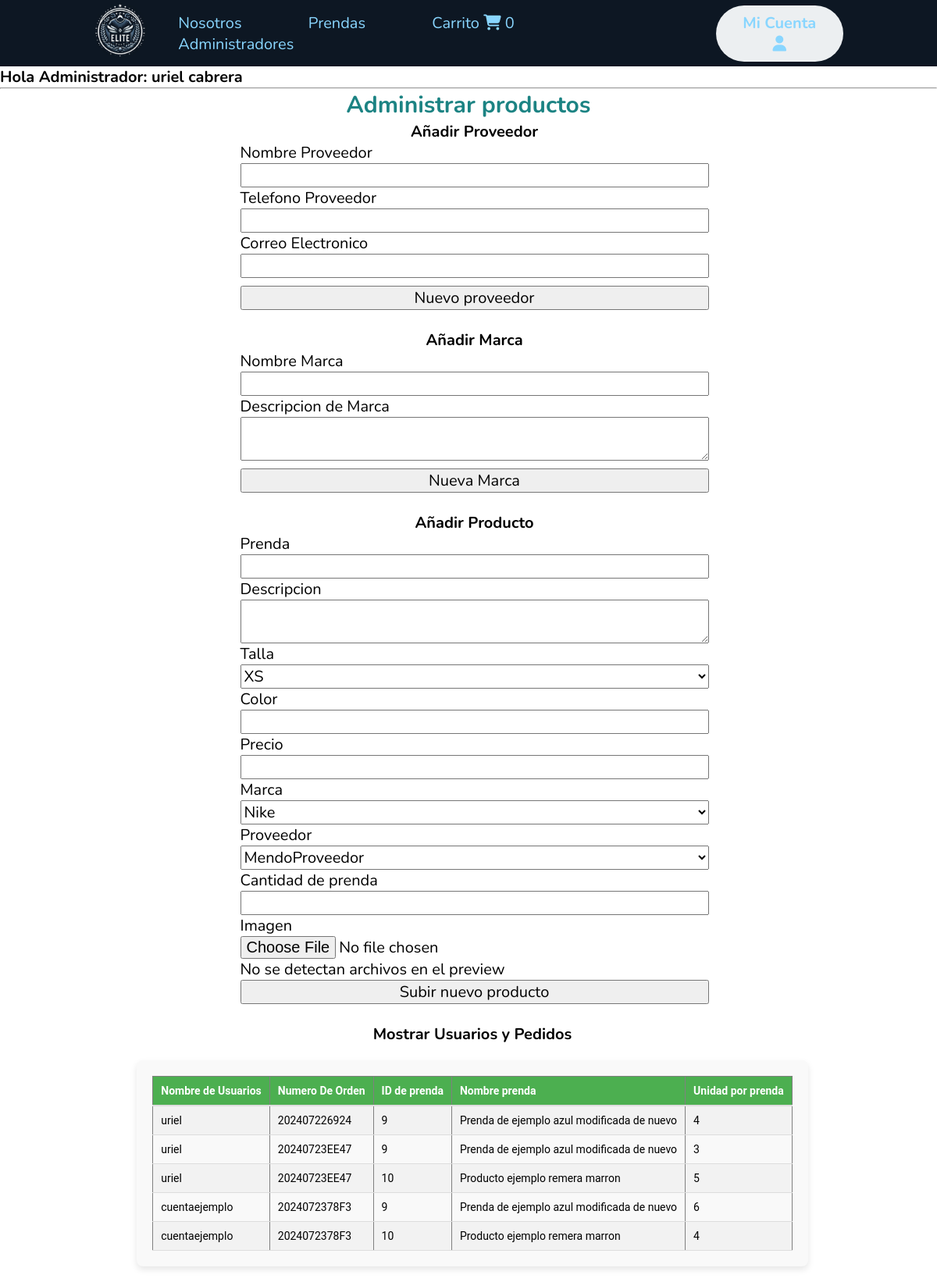
The app's page /administrador/administrador.php (signed in) with its own data.
### tables this page shows
CREATE TABLE `carrito` (
  `id_carrito` int(10) UNSIGNED NOT NULL,
  `id_orden` varchar(100) NOT NULL,
  `id_usuario` int(10) UNSIGNED DEFAULT NULL,
  `id_prenda` int(10) UNSIGNED DEFAULT NULL,
  `cantidad` int(10) UNSIGNED DEFAULT NULL,
  `fecha` timestamp NULL DEFAULT current_timestamp() ON UPDATE current_timestamp()
);

CREATE TABLE `usuario` (
  `id_usuario` int(10) UNSIGNED NOT NULL,
  `nombre` varchar(30) DEFAULT NULL,
  `apellido` varchar(30) DEFAULT NULL,
  `correo` varchar(30) DEFAULT NULL,
  `contrasena` varchar(100) DEFAULT NULL,
  `tipo_de_usuario` varchar(20) DEFAULT NULL
);

CREATE TABLE `prenda` (
  `id_prenda` int(10) UNSIGNED NOT NULL,
  `id_marca` int(10) UNSIGNED DEFAULT NULL,
  `id_proveedor` int(10) UNSIGNED DEFAULT NULL,
  `nombre` varchar(100) DEFAULT NULL,
  `descripcion` varchar(100) DEFAULT NULL,
  `color` varchar(30) DEFAULT NULL,
  `talle` varchar(30) DEFAULT NULL,
  `imagen` varchar(100) DEFAULT NULL,
  `precio` int(10) UNSIGNED DEFAULT NULL,
  `cantidad` int(200) UNSIGNED NOT NULL
);

### administrador/administrador.php (the view, shortened to what this page needs)
<!DOCTYPE html>
<html lang="en">
<head>
    <link rel="stylesheet" href="./../CSS/administrador.css">
</head>
<body>
    <header class="header">
        <div class="logo">
            <a href="./../index.php"><img src="./../img/logo-marca-nuevo.jpg" alt="Logo de la marca"></a>
        </div>
        <nav>
            <ul>
                <li class="#Nosotros"><a href="./../nosotros.php">Nosotros</a></li>
                <li class="#Productos"><a href="./../productos.php">Prendas</a></li>
                <li class="carrito"><a href="./../carrito.php" class="carrito">Carrito <i class="fa-solid fa-cart-shopping"></i></a>
                    <span class="carrito-contador">
                        <?php echo isset($_SESSION["carrito"]) ? count($_SESSION["carrito"]) : 0; ?>
                    </span>
                </li>
                <?php
                if (isset($_SESSION['tipo_de_usuario']) && $_SESSION['tipo_de_usuario'] == 1) { ?>
                    <li class="#administrador"><a href="./../administrador/administrador.php">Administradores</a></li>
                <?php }; ?>
            </ul>
        </nav>
        <div class="ingreso">
            <?php
            if (isset($_SESSION['nombre'])) { ?>
                <a href="./../pagina_perfil.php" class="registrar"><button>Mi Cuenta <i class="fa-solid fa-user"></i></button></a>
            <?php } else { ?>
                <a href="./../login.php" class="registrar"><button>Ingresar <i class="fa-solid fa-user"></i></button></a>
            <?php }; ?>
        </div>
    </header>
    <h1>Hola Administrador: <?php echo "{$_SESSION['nombre']} {$_SESSION['apellido']}"; ?></h1>
    <hr>
    <h3 class="administrador_titulo">Administrar productos</h3>
    <main class="productos">
        <div class="proveedor">
            <h4><b>Añadir Proveedor</b></h4>
            <form action="./nuevo_proveedorBD.php" method="post">
                <label for="nombre">Nombre Proveedor</label>
                <input type="text" name="nombre" required>
                <label for="telefono">Telefono Proveedor</label>
                <input type="number" name="telefono" id="nuevo_producto_precio" required>
                <label for="gmail">Correo Electronico</label>
                <input type="text" name="gmail" required>
                <input type="submit" value="Nuevo proveedor" class="btn_nuevo_proveedor">
            </form>
        </div>
        <div class="marca">
            <h4><b>Añadir Marca</b></h4>
            <form action="./nueva_marcaBD.php" method="post">
                <label for="nombre">Nombre Marca</label>
                <input type="text" name="nombre" required>
                <label for="des_de_marca">Descripcion de Marca</label>
                <textarea name="descripcion" id=""></textarea>
                <input type="submit" value="Nueva Marca" class="btn_nuevo_proveedor">
            </form>
        </div>
        <div class="producto">
            <h4><b>Añadir Producto</b></h4>
            <form action="./nuevo_productoBD.php" method="post" enctype="multipart/form-data">
                <label for="nombre">Prenda</label>
                <input type="text" name="nombre" required>
                <label for="descripcion">Descripcion</label>
                <textarea name="descripcion"></textarea>
                <label for="talla">Talla</label>
                <select name="talla" required>
                    <option value="XS">XS</option>
                </select>
                <label for="color">Color</label>
                <input type="text" name="color" required>
                <label for="precio">Precio</label>
                <input type="number" name="precio" id="nuevo_producto_precio" required>
                <label for="marca">Marca</label>
                <select name="marca" id="productos_marca">
                    <?php
                    include "./../Backend/conexionBD.php";
                    $consulta = "SELECT * FROM marcanombreidvista";
                    $resultado_marca = mysqli_query($conexion, $consulta);
                    while ($i = $resultado_marca->fetch_assoc()) {
                        echo "<option value='{$i["id_marca"]}'> {$i["nombre"]} </option>";
                    }
                    ?>
                </select>
                <label for="proveedor">Proveedor</label>
                <select name="proveedor" id="productos_proveedor">
                    <?php
                    $consulta = "CALL ObtenerProveedores();";
                    $resultado_proveedor = mysqli_query($conexion, $consulta);
                    while ($i = $resultado_proveedor->fetch_assoc()) {
                        echo "<option value='{$i["id_proveedor"]}'> {$i["nombre"]} </option>";
                    }
                    ?>
                </select>
                <label for="cantidad">Cantidad de prenda</label>
                <input type="text" name="cantidad" id="nuevo_producto_precio" required>
                <label for="imagen">Imagen</label>
                <input type="file" name="imagen" accept="image/*" class="nuevo_producto_imagen" placeholder="Ingresar el archivo de imagen" required>
                <div class="preview">
                    <p>No se detectan archivos en el preview</p>
                </div>
                <input type="submit" value="Subir nuevo producto" name="subir">
            </form>
        </div>
        <h4><b>Mostrar Usuarios y Pedidos</b></h4>
        <div class="usuarios_pedidos">
            <?php
            $consulta = "SELECT usuario.nombre, carrito.id_orden, carrito.id_prenda,carrito.cantidad,prenda.nombre as 'nombrePrenda' FROM usuario INNER JOIN carrito ON usuario.id_usuario = carrito.id_usuario INNER JOIN prenda ON prenda.id_prenda = carrito.id_prenda";
            $resultado = mysqli_query($conexion, $consulta);
            if (!$resultado) {
                echo "Error en la consulta: " . mysqli_error($conexion);
            } else {
                if ($resultado->num_rows > 0) {
                    echo "<table border='1'>";
                    echo "<tr><th>Nombre de Usuarios</th><th>Numero De Orden</th><th>ID de prenda</th><th>Nombre prenda</th><th>Unidad por prenda</th></tr>";
                    while ($row = $resultado->fetch_assoc()) {
                        echo "<tr>";
                        echo "<td>" . ($row['nombre']) . "</td>";
                        echo "<td>" . ($row['id_orden']) . "</td>";
                        echo "<td>" . ($row['id_prenda']) . "</td>";
                        echo "<td>" . ($row['nombrePrenda']) . "</td>";
                        echo "<td>" . ($row['cantidad']) . "</td>";
                        echo "</tr>";
                    }
                    echo "</table>";
                } else {
                    echo "No se encontraron usuarios con pedidos.";
                }
            }
            ?>
        </div>
    </main>
</body>
</html>

### CSS/administrador.css (style rules this page uses)
* { box-sizing: border-box; margin: 0; padding: 0; font-family: 'Nunito', sans-serif; font-size: 20px; }
a { text-decoration: none; }
body { background-color: #ffffff; }
header { background-color: #0d1723; display: flex; justify-content: space-between; align-items: center; height: 85px; padding: 5px 10%; color: #89d6ff; }
.header .logo img { height: 70px; width: auto; transition: 0.3s; border-radius: 50px; }
.header nav { list-style: none; }
.header nav li { display: inline-block; padding: 0 20px; transition: 0.3s; }
.header a { text-decoration: none; font-size: 700; color: #89d6ff; }
.carrito { color: #89d6ff; }
.ingreso { transition: 0.3s; }
.ingreso .registrar { color: #89d6ff; }
.header .ingreso button { font-weight: 700; padding: 9px 25px; color: #89d6ff; background: #eceff1; border: none; border-radius: 50px; cursor: pointer; transition: all 0.3s ease 0s; }
.administrador_titulo { text-align: center; color: rgba(24, 129, 129, 0.986); font-size: 30px; }
.productos { display: flex; flex-direction: column; width: 100%; margin-left: 5px; }
.proveedor { display: flex; flex-direction: column; width: 50%; margin-left: 5px; }
h4 { text-align: center; }
.proveedor form[action="./nuevo_proveedorBD.php"] { display: flex; flex-direction: column; }
.proveedor form[action="./nuevo_proveedorBD.php"] .btn_nuevo_proveedor { margin-top: 10px; justify-content: center; text-align: center; }
.marca { display: flex; flex-direction: column; width: 50%; margin-left: 5px; }
.marca h4 { text-align: center; }
.marca form[action="./nueva_marcaBD.php"] { display: flex; flex-direction: column; }
.marca form[action="./nueva_marcaBD.php"] .btn_nuevo_proveedor { margin-top: 10px; justify-content: center; text-align: center; }
.producto { display: flex; flex-direction: column; width: 50%; margin-left: 5px; }
form[action="./nuevo_productoBD.php"] { display: flex; flex-direction: column; }
form input[type="submit"] { margin-bottom: 25px; }
main { display: flex; flex-direction: row; justify-content: center; align-items: center; }
.usuarios_pedidos { padding: 20px; background-color: #f9f9f9; border-radius: 8px; box-shadow: 0 4px 8px rgba(0, 0, 0, 0.1); margin: 20px auto; max-width: 90%; overflow-x: auto; }
.usuarios_pedidos table { width: 100%; border-collapse: collapse; }
.usuarios_pedidos th { background-color: #4CAF50; color: white; padding: 10px; text-align: left; border-bottom: 2px solid #ddd; }
.usuarios_pedidos td { padding: 10px; border-bottom: 1px solid #ddd; }
.usuarios_pedidos tr:nth-child(even) { background-color: #f2f2f2; }
.usuarios_pedidos td, .usuarios_pedidos th { font-family: 'Roboto', sans-serif; font-size: 14px; }
@media (min-width: 769px) { .header { padding: 0.5rem 10%; } }
@media (min-width: 769px) { .header nav li { padding: 0 2rem; } }
@media (min-width: 769px) { .proveedor, .marca, .producto { width: 50%; } }

### records on screen
carrito: id_usuario.nombre "uriel", id_orden "202407226924", id_prenda "9", id_prenda.nombre "Prenda de ejemplo azul modificada de nuevo", cantidad "4"
carrito: id_usuario.nombre "uriel", id_orden "20240723EE47", id_prenda "9", id_prenda.nombre "Prenda de ejemplo azul modificada de nuevo", cantidad "3"
carrito: id_usuario.nombre "uriel", id_orden "20240723EE47", id_prenda "10", id_prenda.nombre "Producto ejemplo remera marron", cantidad "5"
carrito: id_usuario.nombre "cuentaejemplo", id_orden "2024072378F3", id_prenda "9", id_prenda.nombre "Prenda de ejemplo azul modificada de nuevo", cantidad "6"
carrito: id_usuario.nombre "cuentaejemplo", id_orden "2024072378F3", id_prenda "10", id_prenda.nombre "Producto ejemplo remera marron", cantidad "4"

### other values on screen
$_SESSION['nombre'] "uriel"
$_SESSION['apellido'] "cabrera"
form field marca "Nike"
form field proveedor "MendoProveedor"
